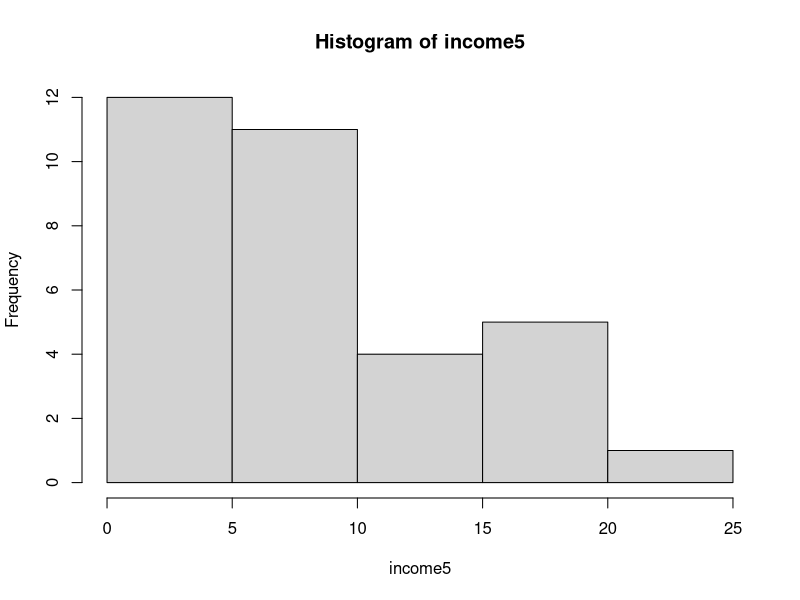

Reproduce this figure in R.
## ---- chunk 1
N <- 50
k <- 5
sumb <- 116.3*(k-1)
mw <- round(2000/(N-k), digits = 2)
f1 <- round(116.3/mw, digits = 2)
ts1 <- 2000+sumb
## ---- chunk 2
13.25^2/33.45^2
low2 <- c(5,7,9,11,13,8,10,34,17,50,17,25)
high2 <- c(25,24,8,2,11,10,10,66,113,1,3,5)
income <- c(low2, high2)
group <- c(rep("low2", 12), rep("high2", 12))
frame2 <- data.frame(income, group)
m2 <- aov(income~group,data = frame2)
summary(m2)
f2 <- 0.334
crit2 <- qf(.90, 1, 22)
crit2
if(f2>crit2) {
print("We reject the null hypothesis that there is a significant difference between distances moved")
} else {
print("We cannot reject the null hypothesis")
}
## ---- chunk 3
N3 <- 30
k3 <- 3
wss3 <- ((12-1)*36.2^2)+((10-1)*20.3^2)+((8-1)*21.4^2)
meanwss3 <- wss3/(N3-k3)
tss3 <- (N3-1)*29.2^2
bss3 <- tss3-wss3
meanbss3 <- bss3/(k3-1)
f3 <- meanbss3/meanwss3
f3
crit3 <- qf(.95, 2,27)
if(f3>crit3) {
print("We reject the null hypothesis that the means are equal")
} else {
print("We cannot reject the null hypothesis")
}
## ---- chunk 4
col1 <- c(23.1,13.3,15.6,1.2)
col2 <- c(43.1,10.2,16.2,0.2)
col3 <- c(56.5,32.1,43.3,24.4)
col4 <- c(10002.3, 54.4,8.7,54.4)
columns <- c(col1,col2,col3,col4)
group4 <- c(rep("col1",4),rep("col2",4),rep("col3",4),rep("col4",4))
frame4 <- data.frame(columns,group4)
kruskal.test(columns~group4,data = frame4)
crit4 <- qchisq(.95, 3)
crit4
chi4 <- 6.3844
if(chi4>crit4) {
print("We reject the null hypothesis that the means of the four columns are equal")
} else {
print("We cannot reject the null hypothesis")
}
## ---- chunk 5
## This is the script to generate the table. Do not write your answer inside in this block.
Observations <- seq(1:11)
Low <- c(5,4,1,2,3,10,6,6,4,12,11)
Medium <- c(10,10,8,6,5,3,16,20,7,3,2)
High <- c(8,11,15,19,21,7,7,4,3,17,18)

df <- data.frame(Observations,Low,Medium,High)
library(knitr)
kable(df)
## ---- chunk 6
income5 <- c(Low, Medium, High)
group5 <- c(rep("Low", 11), rep("Medium", 11), rep("High", 11))
frame5 <- data.frame(income5, group5)
m5 <- aov(income5~group5, data = frame5)
summary(m5)
f5 <- 3.493
crit5 <- qf(.95, 2, 30)
crit5
if(f5>crit5) {
print("We reject the null hypothesis that commuting distances do not vary by income")
} else {
print("We cannot reject the null hypothesis")
}
## ---- chunk 7
library(car)
leveneTest(income5~group5,data = frame5)
f5b <- 2.1694
if(f5b>crit5) {
print("We reject the null hypothesis that the vairances are equal")
} else {
print("We cannot reject the null hypothesis, therefore the variances are equal")
}
## ---- chunk 8
hist(income5)
shapiro.test(income5)
p5c <- 0.009099
if(p5c>0.05) {
print("the data appears to be normally distributed")
} else {
print("the data is likely not normally distrubuted")
}
## ---- chunk 9
N6 <- 40
k6 <- 3
wss6 <- ((10-1)*1^2)+((15-1)*1.1^2)+((15-1)*1.2^2)
meanwss <- wss6/(N6-k6)
tss6 <- (N6-1)*1.2^2
bss6 <- tss6-wss6
meanbss <- bss6/(k6-1)
f6 <- meanbss/meanwss
f6
crit6 <- qf(.95, 2, 37)
if(f6>crit6) {
print("We reject the null hypothesis that the means are equal in all three areas")
} else {
print("We cannot reject the null hypothesis")
}
